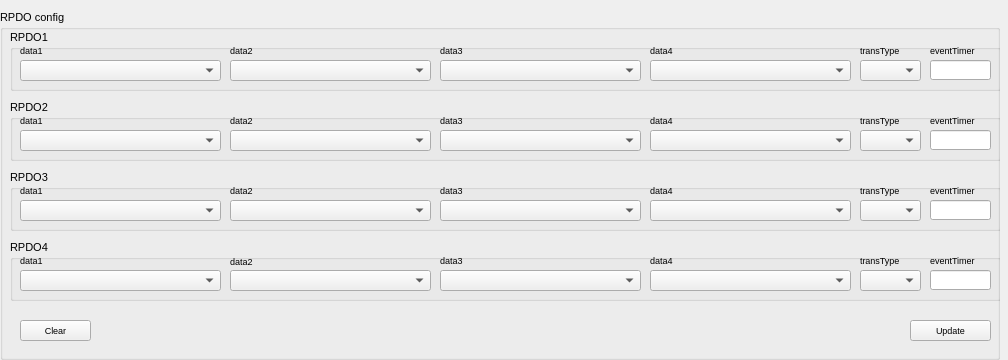
<?xml version="1.0" encoding="UTF-8"?>
<ui version="4.0">
 <class>RPDO</class>
 <widget class="QWidget" name="RPDO">
  <property name="geometry">
   <rect>
    <x>0</x>
    <y>0</y>
    <width>1008</width>
    <height>360</height>
   </rect>
  </property>
  <property name="sizePolicy">
   <sizepolicy hsizetype="Fixed" vsizetype="Fixed">
    <horstretch>0</horstretch>
    <verstretch>0</verstretch>
   </sizepolicy>
  </property>
  <property name="font">
   <font>
    <family>Arial</family>
    <pointsize>8</pointsize>
   </font>
  </property>
  <property name="windowTitle">
   <string>Form</string>
  </property>
  <widget class="QGroupBox" name="groupBox">
   <property name="geometry">
    <rect>
     <x>0</x>
     <y>10</y>
     <width>1000</width>
     <height>350</height>
    </rect>
   </property>
   <property name="sizePolicy">
    <sizepolicy hsizetype="Fixed" vsizetype="Fixed">
     <horstretch>0</horstretch>
     <verstretch>0</verstretch>
    </sizepolicy>
   </property>
   <property name="minimumSize">
    <size>
     <width>1000</width>
     <height>350</height>
    </size>
   </property>
   <property name="maximumSize">
    <size>
     <width>1000</width>
     <height>350</height>
    </size>
   </property>
   <property name="font">
    <font>
     <family>Arial</family>
     <pointsize>8</pointsize>
    </font>
   </property>
   <property name="title">
    <string>RPDO config</string>
   </property>
   <widget class="QPushButton" name="pushButton_rpdo_update">
    <property name="geometry">
     <rect>
      <x>910</x>
      <y>310</y>
      <width>81</width>
      <height>21</height>
     </rect>
    </property>
    <property name="font">
     <font>
      <family>Arial</family>
      <pointsize>7</pointsize>
     </font>
    </property>
    <property name="text">
     <string>Update</string>
    </property>
   </widget>
   <widget class="QGroupBox" name="groupBox_3">
    <property name="geometry">
     <rect>
      <x>10</x>
      <y>20</y>
      <width>991</width>
      <height>61</height>
     </rect>
    </property>
    <property name="font">
     <font>
      <family>Arial</family>
      <pointsize>8</pointsize>
     </font>
    </property>
    <property name="title">
     <string>RPDO1</string>
    </property>
    <widget class="QLabel" name="label_5">
     <property name="geometry">
      <rect>
       <x>640</x>
       <y>10</y>
       <width>51</width>
       <height>21</height>
      </rect>
     </property>
     <property name="font">
      <font>
       <family>Arial</family>
       <pointsize>7</pointsize>
      </font>
     </property>
     <property name="text">
      <string>data4</string>
     </property>
    </widget>
    <widget class="QLabel" name="label_6">
     <property name="geometry">
      <rect>
       <x>220</x>
       <y>10</y>
       <width>61</width>
       <height>21</height>
      </rect>
     </property>
     <property name="font">
      <font>
       <family>Arial</family>
       <pointsize>7</pointsize>
      </font>
     </property>
     <property name="text">
      <string>data2</string>
     </property>
    </widget>
    <widget class="QComboBox" name="comboBox_rpdo_pdo1_data2">
     <property name="geometry">
      <rect>
       <x>220</x>
       <y>30</y>
       <width>201</width>
       <height>21</height>
      </rect>
     </property>
     <property name="font">
      <font>
       <family>Arial</family>
       <pointsize>7</pointsize>
      </font>
     </property>
    </widget>
    <widget class="QComboBox" name="comboBox_rpdo_pdo1_data1">
     <property name="geometry">
      <rect>
       <x>10</x>
       <y>30</y>
       <width>201</width>
       <height>21</height>
      </rect>
     </property>
     <property name="font">
      <font>
       <family>Arial</family>
       <pointsize>7</pointsize>
      </font>
     </property>
    </widget>
    <widget class="QLabel" name="label_7">
     <property name="geometry">
      <rect>
       <x>430</x>
       <y>10</y>
       <width>51</width>
       <height>21</height>
      </rect>
     </property>
     <property name="font">
      <font>
       <family>Arial</family>
       <pointsize>7</pointsize>
      </font>
     </property>
     <property name="text">
      <string>data3</string>
     </property>
    </widget>
    <widget class="QLabel" name="label_8">
     <property name="geometry">
      <rect>
       <x>10</x>
       <y>10</y>
       <width>61</width>
       <height>21</height>
      </rect>
     </property>
     <property name="font">
      <font>
       <family>Arial</family>
       <pointsize>7</pointsize>
      </font>
     </property>
     <property name="text">
      <string>data1</string>
     </property>
    </widget>
    <widget class="QComboBox" name="comboBox_rpdo_pdo1_data3">
     <property name="geometry">
      <rect>
       <x>430</x>
       <y>30</y>
       <width>201</width>
       <height>21</height>
      </rect>
     </property>
     <property name="font">
      <font>
       <family>Arial</family>
       <pointsize>7</pointsize>
      </font>
     </property>
    </widget>
    <widget class="QComboBox" name="comboBox_rpdo_pdo1_data4">
     <property name="geometry">
      <rect>
       <x>640</x>
       <y>30</y>
       <width>201</width>
       <height>21</height>
      </rect>
     </property>
     <property name="font">
      <font>
       <family>Arial</family>
       <pointsize>7</pointsize>
      </font>
     </property>
    </widget>
    <widget class="QComboBox" name="comboBox_rpdo_pdo1_transmissionType">
     <property name="geometry">
      <rect>
       <x>850</x>
       <y>30</y>
       <width>61</width>
       <height>21</height>
      </rect>
     </property>
     <property name="font">
      <font>
       <family>Arial</family>
       <pointsize>7</pointsize>
      </font>
     </property>
    </widget>
    <widget class="QLabel" name="label_21">
     <property name="geometry">
      <rect>
       <x>850</x>
       <y>10</y>
       <width>61</width>
       <height>21</height>
      </rect>
     </property>
     <property name="font">
      <font>
       <family>Arial</family>
       <pointsize>7</pointsize>
      </font>
     </property>
     <property name="text">
      <string>transType</string>
     </property>
    </widget>
    <widget class="QLineEdit" name="lineEdit_rpdo_pdo1_eventTimer">
     <property name="geometry">
      <rect>
       <x>920</x>
       <y>30</y>
       <width>61</width>
       <height>20</height>
      </rect>
     </property>
     <property name="font">
      <font>
       <family>Arial</family>
       <pointsize>7</pointsize>
      </font>
     </property>
    </widget>
    <widget class="QLabel" name="label_25">
     <property name="geometry">
      <rect>
       <x>920</x>
       <y>10</y>
       <width>61</width>
       <height>21</height>
      </rect>
     </property>
     <property name="font">
      <font>
       <family>Arial</family>
       <pointsize>7</pointsize>
      </font>
     </property>
     <property name="text">
      <string>eventTimer</string>
     </property>
    </widget>
   </widget>
   <widget class="QGroupBox" name="groupBox_4">
    <property name="geometry">
     <rect>
      <x>10</x>
      <y>90</y>
      <width>991</width>
      <height>61</height>
     </rect>
    </property>
    <property name="font">
     <font>
      <family>Arial</family>
      <pointsize>8</pointsize>
     </font>
    </property>
    <property name="title">
     <string>RPDO2</string>
    </property>
    <widget class="QLabel" name="label_9">
     <property name="geometry">
      <rect>
       <x>640</x>
       <y>10</y>
       <width>61</width>
       <height>21</height>
      </rect>
     </property>
     <property name="font">
      <font>
       <family>Arial</family>
       <pointsize>7</pointsize>
      </font>
     </property>
     <property name="text">
      <string>data4</string>
     </property>
    </widget>
    <widget class="QLabel" name="label_10">
     <property name="geometry">
      <rect>
       <x>220</x>
       <y>10</y>
       <width>61</width>
       <height>21</height>
      </rect>
     </property>
     <property name="font">
      <font>
       <family>Arial</family>
       <pointsize>7</pointsize>
      </font>
     </property>
     <property name="text">
      <string>data2</string>
     </property>
    </widget>
    <widget class="QLabel" name="label_11">
     <property name="geometry">
      <rect>
       <x>430</x>
       <y>10</y>
       <width>61</width>
       <height>21</height>
      </rect>
     </property>
     <property name="font">
      <font>
       <family>Arial</family>
       <pointsize>7</pointsize>
      </font>
     </property>
     <property name="text">
      <string>data3</string>
     </property>
    </widget>
    <widget class="QLabel" name="label_12">
     <property name="geometry">
      <rect>
       <x>10</x>
       <y>10</y>
       <width>51</width>
       <height>21</height>
      </rect>
     </property>
     <property name="font">
      <font>
       <family>Arial</family>
       <pointsize>7</pointsize>
      </font>
     </property>
     <property name="text">
      <string>data1</string>
     </property>
    </widget>
    <widget class="QComboBox" name="comboBox_rpdo_pdo2_data1">
     <property name="geometry">
      <rect>
       <x>10</x>
       <y>30</y>
       <width>201</width>
       <height>21</height>
      </rect>
     </property>
     <property name="sizePolicy">
      <sizepolicy hsizetype="Fixed" vsizetype="Fixed">
       <horstretch>0</horstretch>
       <verstretch>0</verstretch>
      </sizepolicy>
     </property>
     <property name="font">
      <font>
       <family>Arial</family>
       <pointsize>7</pointsize>
      </font>
     </property>
    </widget>
    <widget class="QComboBox" name="comboBox_rpdo_pdo2_data2">
     <property name="geometry">
      <rect>
       <x>220</x>
       <y>30</y>
       <width>201</width>
       <height>21</height>
      </rect>
     </property>
     <property name="font">
      <font>
       <family>Arial</family>
       <pointsize>7</pointsize>
      </font>
     </property>
    </widget>
    <widget class="QComboBox" name="comboBox_rpdo_pdo2_data3">
     <property name="geometry">
      <rect>
       <x>430</x>
       <y>30</y>
       <width>201</width>
       <height>21</height>
      </rect>
     </property>
     <property name="font">
      <font>
       <family>Arial</family>
       <pointsize>7</pointsize>
      </font>
     </property>
    </widget>
    <widget class="QComboBox" name="comboBox_rpdo_pdo2_data4">
     <property name="geometry">
      <rect>
       <x>640</x>
       <y>30</y>
       <width>201</width>
       <height>21</height>
      </rect>
     </property>
     <property name="font">
      <font>
       <family>Arial</family>
       <pointsize>7</pointsize>
      </font>
     </property>
    </widget>
    <widget class="QComboBox" name="comboBox_rpdo_pdo2_transmissionType">
     <property name="geometry">
      <rect>
       <x>850</x>
       <y>30</y>
       <width>61</width>
       <height>21</height>
      </rect>
     </property>
     <property name="font">
      <font>
       <family>Arial</family>
       <pointsize>7</pointsize>
      </font>
     </property>
    </widget>
    <widget class="QLabel" name="label_22">
     <property name="geometry">
      <rect>
       <x>850</x>
       <y>10</y>
       <width>101</width>
       <height>21</height>
      </rect>
     </property>
     <property name="font">
      <font>
       <family>Arial</family>
       <pointsize>7</pointsize>
      </font>
     </property>
     <property name="text">
      <string>transType</string>
     </property>
    </widget>
    <widget class="QLineEdit" name="lineEdit_rpdo_pdo2_eventTimer">
     <property name="geometry">
      <rect>
       <x>920</x>
       <y>30</y>
       <width>61</width>
       <height>20</height>
      </rect>
     </property>
     <property name="font">
      <font>
       <family>Arial</family>
       <pointsize>7</pointsize>
      </font>
     </property>
    </widget>
    <widget class="QLabel" name="label_26">
     <property name="geometry">
      <rect>
       <x>920</x>
       <y>10</y>
       <width>61</width>
       <height>21</height>
      </rect>
     </property>
     <property name="font">
      <font>
       <family>Arial</family>
       <pointsize>7</pointsize>
      </font>
     </property>
     <property name="text">
      <string>eventTimer</string>
     </property>
    </widget>
   </widget>
   <widget class="QGroupBox" name="groupBox_5">
    <property name="geometry">
     <rect>
      <x>10</x>
      <y>160</y>
      <width>991</width>
      <height>61</height>
     </rect>
    </property>
    <property name="font">
     <font>
      <family>Arial</family>
      <pointsize>8</pointsize>
     </font>
    </property>
    <property name="title">
     <string>RPDO3</string>
    </property>
    <widget class="QLabel" name="label_13">
     <property name="geometry">
      <rect>
       <x>640</x>
       <y>10</y>
       <width>71</width>
       <height>21</height>
      </rect>
     </property>
     <property name="font">
      <font>
       <family>Arial</family>
       <pointsize>7</pointsize>
      </font>
     </property>
     <property name="text">
      <string>data4</string>
     </property>
    </widget>
    <widget class="QLabel" name="label_14">
     <property name="geometry">
      <rect>
       <x>220</x>
       <y>10</y>
       <width>61</width>
       <height>21</height>
      </rect>
     </property>
     <property name="font">
      <font>
       <family>Arial</family>
       <pointsize>7</pointsize>
      </font>
     </property>
     <property name="text">
      <string>data2</string>
     </property>
    </widget>
    <widget class="QLabel" name="label_15">
     <property name="geometry">
      <rect>
       <x>430</x>
       <y>10</y>
       <width>51</width>
       <height>21</height>
      </rect>
     </property>
     <property name="font">
      <font>
       <family>Arial</family>
       <pointsize>7</pointsize>
      </font>
     </property>
     <property name="text">
      <string>data3</string>
     </property>
    </widget>
    <widget class="QLabel" name="label_16">
     <property name="geometry">
      <rect>
       <x>10</x>
       <y>10</y>
       <width>61</width>
       <height>21</height>
      </rect>
     </property>
     <property name="font">
      <font>
       <family>Arial</family>
       <pointsize>7</pointsize>
      </font>
     </property>
     <property name="text">
      <string>data1</string>
     </property>
    </widget>
    <widget class="QComboBox" name="comboBox_rpdo_pdo3_data1">
     <property name="geometry">
      <rect>
       <x>10</x>
       <y>30</y>
       <width>201</width>
       <height>21</height>
      </rect>
     </property>
     <property name="font">
      <font>
       <family>Arial</family>
       <pointsize>7</pointsize>
      </font>
     </property>
    </widget>
    <widget class="QComboBox" name="comboBox_rpdo_pdo3_data2">
     <property name="geometry">
      <rect>
       <x>220</x>
       <y>30</y>
       <width>201</width>
       <height>21</height>
      </rect>
     </property>
     <property name="font">
      <font>
       <family>Arial</family>
       <pointsize>7</pointsize>
      </font>
     </property>
    </widget>
    <widget class="QComboBox" name="comboBox_rpdo_pdo3_data3">
     <property name="geometry">
      <rect>
       <x>430</x>
       <y>30</y>
       <width>201</width>
       <height>21</height>
      </rect>
     </property>
     <property name="font">
      <font>
       <family>Arial</family>
       <pointsize>7</pointsize>
      </font>
     </property>
    </widget>
    <widget class="QComboBox" name="comboBox_rpdo_pdo3_data4">
     <property name="geometry">
      <rect>
       <x>640</x>
       <y>30</y>
       <width>201</width>
       <height>21</height>
      </rect>
     </property>
     <property name="font">
      <font>
       <family>Arial</family>
       <pointsize>7</pointsize>
      </font>
     </property>
    </widget>
    <widget class="QComboBox" name="comboBox_rpdo_pdo3_transmissionType">
     <property name="geometry">
      <rect>
       <x>850</x>
       <y>30</y>
       <width>61</width>
       <height>21</height>
      </rect>
     </property>
     <property name="font">
      <font>
       <family>Arial</family>
       <pointsize>7</pointsize>
      </font>
     </property>
    </widget>
    <widget class="QLabel" name="label_23">
     <property name="geometry">
      <rect>
       <x>850</x>
       <y>10</y>
       <width>61</width>
       <height>21</height>
      </rect>
     </property>
     <property name="font">
      <font>
       <family>Arial</family>
       <pointsize>7</pointsize>
      </font>
     </property>
     <property name="text">
      <string>transType</string>
     </property>
    </widget>
    <widget class="QLineEdit" name="lineEdit_rpdo_pdo3_eventTimer">
     <property name="geometry">
      <rect>
       <x>920</x>
       <y>30</y>
       <width>61</width>
       <height>20</height>
      </rect>
     </property>
     <property name="font">
      <font>
       <family>Arial</family>
       <pointsize>7</pointsize>
      </font>
     </property>
    </widget>
    <widget class="QLabel" name="label_27">
     <property name="geometry">
      <rect>
       <x>920</x>
       <y>10</y>
       <width>61</width>
       <height>21</height>
      </rect>
     </property>
     <property name="font">
      <font>
       <family>Arial</family>
       <pointsize>7</pointsize>
      </font>
     </property>
     <property name="text">
      <string>eventTimer</string>
     </property>
    </widget>
   </widget>
   <widget class="QGroupBox" name="groupBox_6">
    <property name="geometry">
     <rect>
      <x>10</x>
      <y>230</y>
      <width>991</width>
      <height>61</height>
     </rect>
    </property>
    <property name="font">
     <font>
      <family>Arial</family>
      <pointsize>8</pointsize>
     </font>
    </property>
    <property name="title">
     <string>RPDO4</string>
    </property>
    <widget class="QLabel" name="label_17">
     <property name="geometry">
      <rect>
       <x>640</x>
       <y>10</y>
       <width>121</width>
       <height>21</height>
      </rect>
     </property>
     <property name="font">
      <font>
       <family>Arial</family>
       <pointsize>7</pointsize>
      </font>
     </property>
     <property name="text">
      <string>data4</string>
     </property>
    </widget>
    <widget class="QLabel" name="label_18">
     <property name="geometry">
      <rect>
       <x>220</x>
       <y>11</y>
       <width>61</width>
       <height>20</height>
      </rect>
     </property>
     <property name="font">
      <font>
       <family>Arial</family>
       <pointsize>7</pointsize>
      </font>
     </property>
     <property name="text">
      <string>data2</string>
     </property>
    </widget>
    <widget class="QLabel" name="label_19">
     <property name="geometry">
      <rect>
       <x>430</x>
       <y>10</y>
       <width>61</width>
       <height>21</height>
      </rect>
     </property>
     <property name="font">
      <font>
       <family>Arial</family>
       <pointsize>7</pointsize>
      </font>
     </property>
     <property name="text">
      <string>data3</string>
     </property>
    </widget>
    <widget class="QLabel" name="label_20">
     <property name="geometry">
      <rect>
       <x>10</x>
       <y>10</y>
       <width>61</width>
       <height>21</height>
      </rect>
     </property>
     <property name="font">
      <font>
       <family>Arial</family>
       <pointsize>7</pointsize>
      </font>
     </property>
     <property name="text">
      <string>data1</string>
     </property>
    </widget>
    <widget class="QComboBox" name="comboBox_rpdo_pdo4_data1">
     <property name="geometry">
      <rect>
       <x>10</x>
       <y>30</y>
       <width>201</width>
       <height>21</height>
      </rect>
     </property>
     <property name="font">
      <font>
       <family>Arial</family>
       <pointsize>7</pointsize>
      </font>
     </property>
    </widget>
    <widget class="QComboBox" name="comboBox_rpdo_pdo4_data2">
     <property name="geometry">
      <rect>
       <x>220</x>
       <y>30</y>
       <width>201</width>
       <height>21</height>
      </rect>
     </property>
     <property name="font">
      <font>
       <family>Arial</family>
       <pointsize>7</pointsize>
      </font>
     </property>
    </widget>
    <widget class="QComboBox" name="comboBox_rpdo_pdo4_data3">
     <property name="geometry">
      <rect>
       <x>430</x>
       <y>30</y>
       <width>201</width>
       <height>21</height>
      </rect>
     </property>
     <property name="font">
      <font>
       <family>Arial</family>
       <pointsize>7</pointsize>
      </font>
     </property>
    </widget>
    <widget class="QComboBox" name="comboBox_rpdo_pdo4_data4">
     <property name="geometry">
      <rect>
       <x>640</x>
       <y>30</y>
       <width>201</width>
       <height>21</height>
      </rect>
     </property>
     <property name="font">
      <font>
       <family>Arial</family>
       <pointsize>7</pointsize>
      </font>
     </property>
    </widget>
    <widget class="QComboBox" name="comboBox_rpdo_pdo4_transmissionType">
     <property name="geometry">
      <rect>
       <x>850</x>
       <y>30</y>
       <width>61</width>
       <height>21</height>
      </rect>
     </property>
     <property name="font">
      <font>
       <family>Arial</family>
       <pointsize>7</pointsize>
      </font>
     </property>
    </widget>
    <widget class="QLabel" name="label_24">
     <property name="geometry">
      <rect>
       <x>850</x>
       <y>10</y>
       <width>61</width>
       <height>21</height>
      </rect>
     </property>
     <property name="font">
      <font>
       <family>Arial</family>
       <pointsize>7</pointsize>
      </font>
     </property>
     <property name="text">
      <string>transType</string>
     </property>
    </widget>
    <widget class="QLineEdit" name="lineEdit_rpdo_pdo4_eventTimer">
     <property name="geometry">
      <rect>
       <x>920</x>
       <y>30</y>
       <width>61</width>
       <height>20</height>
      </rect>
     </property>
     <property name="font">
      <font>
       <family>Arial</family>
       <pointsize>7</pointsize>
      </font>
     </property>
    </widget>
    <widget class="QLabel" name="label_28">
     <property name="geometry">
      <rect>
       <x>920</x>
       <y>10</y>
       <width>61</width>
       <height>21</height>
      </rect>
     </property>
     <property name="font">
      <font>
       <family>Arial</family>
       <pointsize>7</pointsize>
      </font>
     </property>
     <property name="text">
      <string>eventTimer</string>
     </property>
    </widget>
   </widget>
   <widget class="QPushButton" name="pushButton_rpdo_clear">
    <property name="geometry">
     <rect>
      <x>20</x>
      <y>310</y>
      <width>71</width>
      <height>21</height>
     </rect>
    </property>
    <property name="font">
     <font>
      <family>Arial</family>
      <pointsize>7</pointsize>
     </font>
    </property>
    <property name="text">
     <string>Clear</string>
    </property>
   </widget>
  </widget>
 </widget>
 <resources/>
 <connections/>
</ui>
